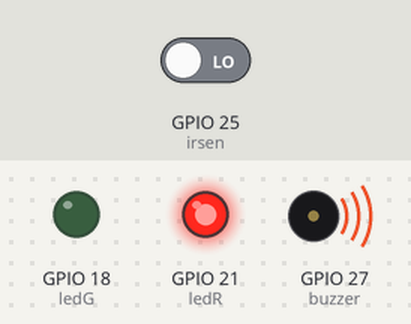
Bench run of a sketch on a simulated ESP32. On the bench: output pins drawn as LEDs (lit = HIGH), buzzer (waves = sounding, pin HIGH). The inputs (shaded band) are chosen by the test bench; at power-on: GPIO 25 (irsen) LOW.

Above: at 1.2 s.
1.3 s: GPIO 25 (irsen) driven HIGH
At 1.6 s:
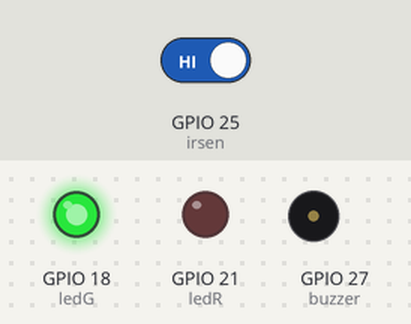
2.8 s: GPIO 25 (irsen) driven LOW
At 4.0 s:
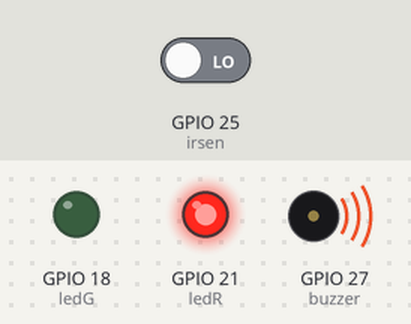
Timing chart, 0 to 5.8 s (numbered marks = the images above; inputs shaded):
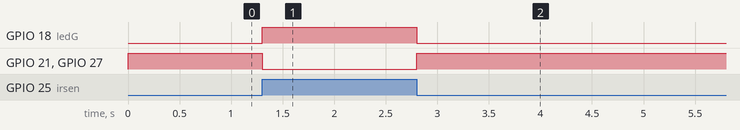

Measured:
- after the input at 1.3 s, GPIO 18 (ledG): LOW → HIGH at once; GPIO 21 (ledR), GPIO 27 (buzzer): HIGH → LOW at once
- after the input at 2.8 s, GPIO 18 (ledG): HIGH → LOW at once; GPIO 21 (ledR), GPIO 27 (buzzer): LOW → HIGH at once

The sketch:

IRSensorDetection.ino
```cpp
#define irsen 25
#define buzzer 27
#define ledR 21
#define ledG 18

void setup() {
  // put your setup code here, to run once:
pinMode(irsen,INPUT);
pinMode(buzzer,OUTPUT);
pinMode(ledR,OUTPUT);
pinMode(ledG,OUTPUT);
Serial.begin(9600);
}

void loop() {
  // put your main code here, to run repeatedly
if(digitalRead(irsen)==1){
  digitalWrite(ledG,1);
  digitalWrite(ledR,0);
  digitalWrite(buzzer,0);
  }
else{
  digitalWrite(ledG,0);
  digitalWrite(ledR,1);
  digitalWrite(buzzer,1);
}
}
```
